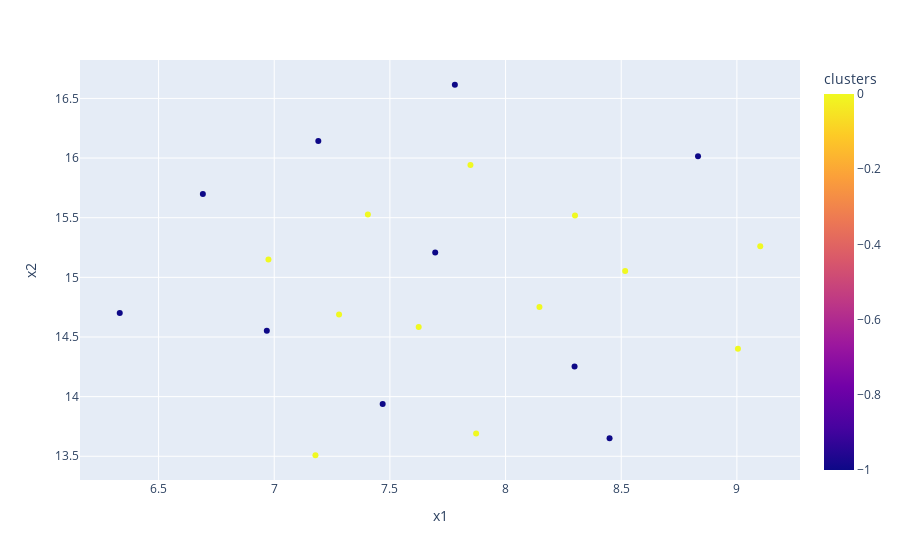
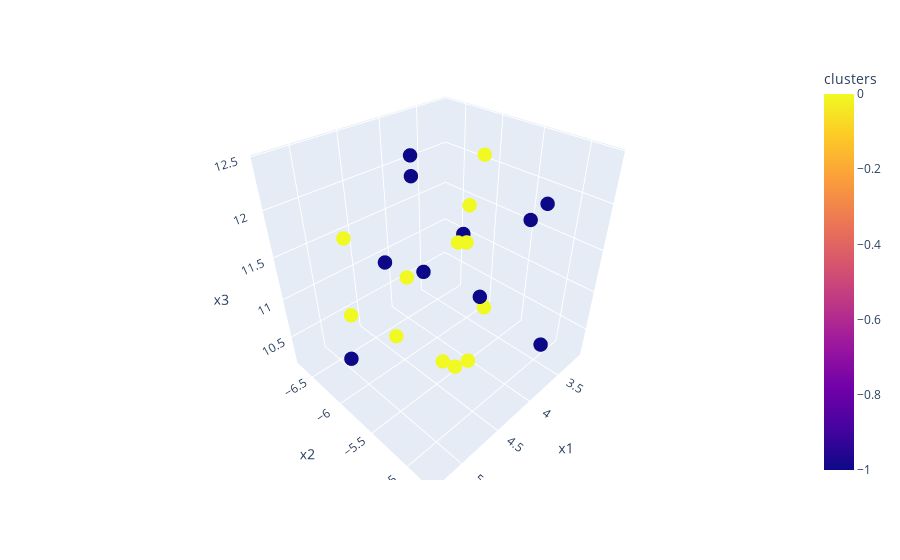

The notebook cell these images were saved under, in order:
### Code cell
visualize_clusters_using_umap(embeddings, clusters_dbscan)

### Figure 1 — Plotly figure (JSON) as saved in the notebook; plotly's stock layout.template omitted (floating-point values rounded to 4 significant figures)
{"data": [{"hovertemplate": "x1=%{x}<br>x2=%{y}<br>clusters=%{marker.color}<extra></extra>", "legendgroup": "", "marker": {"color": [-1, -1, -1, 0, -1, 0, -1, 0, -1, 0, -1, 0, 0, 0, 0, 0, 0, 0, 0, -1, -1, -1], "coloraxis": "coloraxis", "symbol": "circle"}, "mode": "markers", "name": "", "orientation": "v", "showlegend": false, "type": "scatter", "x": [6.691, 6.968, 7.781, 6.975, 7.191, 7.848, 8.45, 8.3, 8.832, 7.178, 6.332, 9.101, 8.517, 7.405, 9.004, 7.28, 8.147, 7.873, 7.624, 7.696, 8.298, 7.469], "xaxis": "x", "y": [15.7, 14.55, 16.61, 15.15, 16.14, 15.94, 13.65, 15.52, 16.01, 13.51, 14.7, 15.26, 15.05, 15.53, 14.4, 14.69, 14.75, 13.69, 14.58, 15.21, 14.25, 13.94], "yaxis": "y"}], "layout": {"coloraxis": {"colorbar": {"title": {"text": "clusters"}}, "colorscale": [[0, "#0d0887"], [0.1111, "#46039f"], [0.2222, "#7201a8"], [0.3333, "#9c179e"], [0.4444, "#bd3786"], [0.5556, "#d8576b"], [0.6667, "#ed7953"], [0.7778, "#fb9f3a"], [0.8889, "#fdca26"], [1, "#f0f921"]]}, "legend": {"tracegroupgap": 0}, "margin": {"t": 60}, "xaxis": {"anchor": "y", "domain": [0, 1], "title": {"text": "x1"}}, "yaxis": {"anchor": "x", "domain": [0, 1], "title": {"text": "x2"}}}}

### Figure 2 — Plotly figure (JSON) as saved in the notebook; plotly's stock layout.template omitted (floating-point values rounded to 4 significant figures)
{"data": [{"hovertemplate": "x1=%{x}<br>x2=%{y}<br>x3=%{z}<br>clusters=%{marker.color}<extra></extra>", "legendgroup": "", "marker": {"color": [-1, -1, -1, 0, -1, 0, -1, 0, -1, 0, -1, 0, 0, 0, 0, 0, 0, 0, 0, -1, -1, -1], "coloraxis": "coloraxis", "size": 5, "symbol": "circle"}, "mode": "markers", "name": "", "scene": "scene", "showlegend": false, "type": "scatter3d", "x": [4.318, 3.85, 3.135, 4.462, 3.22, 4.619, 5.293, 3.325, 3.707, 5.034, 3.753, 3.464, 3.855, 3.64, 4.818, 5.285, 4.333, 4.237, 4.651, 4.656, 4.092, 3.971], "y": [-5.999, -4.742, -5.492, -6.172, -6.347, -6.733, -5.794, -5.997, -4.965, -5.276, -6.64, -5.771, -5.707, -5.92, -4.818, -5.716, -5.403, -5.494, -5.267, -6.022, -6.11, -5.426], "z": [12.44, 10.76, 11.54, 10.33, 11.04, 11.42, 10.85, 12.16, 12.13, 11.89, 11.85, 10.4, 11.9, 11.3, 11.18, 11.4, 11.83, 10.19, 10.73, 11.48, 11.05, 11.03]}], "layout": {"coloraxis": {"colorbar": {"title": {"text": "clusters"}}, "colorscale": [[0, "#0d0887"], [0.1111, "#46039f"], [0.2222, "#7201a8"], [0.3333, "#9c179e"], [0.4444, "#bd3786"], [0.5556, "#d8576b"], [0.6667, "#ed7953"], [0.7778, "#fb9f3a"], [0.8889, "#fdca26"], [1, "#f0f921"]]}, "legend": {"tracegroupgap": 0}, "margin": {"t": 60}, "scene": {"domain": {"x": [0, 1], "y": [0, 1]}, "xaxis": {"title": {"text": "x1"}}, "yaxis": {"title": {"text": "x2"}}, "zaxis": {"title": {"text": "x3"}}}}}
